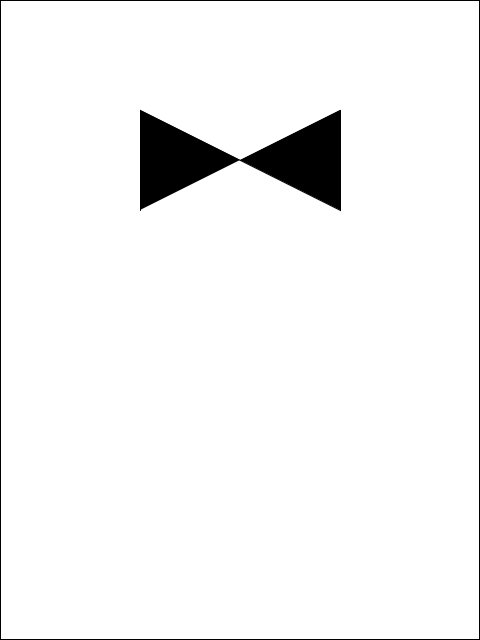
Frame 1 (no input)
Frame 2 (the mouse pressed at the canvas centre, redrawn once): identical to frame 1, image omitted

The Processing sketch that drew this single still picture (run headless with seeded random() and noise(); the mouse was pressed at the canvas centre and the sketch redrawn once):

// Processing sketch: dr_no
// ── dr_no.pde
// Manuale di Programmazione Cinematografica
// Daniele Olmisani, 2015

// Dr. No

final float SIZE_X = 100;
final float SIZE_Y = SIZE_X / 2.0;

void setup() {
  
  size(480, 640);
  noLoop();
}

void draw() {
  
  float cX = width/2.0;
  float cY = height/4.0;
  
  background(255);
  
  fill(0);
  
  beginShape();
  vertex(cX, cY);
  vertex(cX+SIZE_X, cY-SIZE_Y);
  vertex(cX+SIZE_X, cY+SIZE_Y);
  vertex(cX, cY);
  vertex(cX-SIZE_X, cY-SIZE_Y);
  vertex(cX-SIZE_X, cY+SIZE_Y);
  endShape();
  
  noFill();
  rect(0, 0, width-1, height-1);
  
  save("dr-no.png");
}
